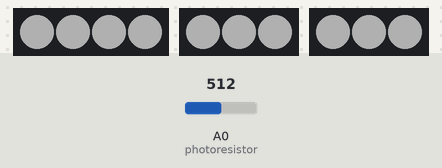
A sketch run on a simulated Arduino Uno, built with avr-gcc and run on an emulated ATmega328P. Shown: 4 RGB LEDs in strip order, left to right, 2 × 3 RGB LEDs in strip order, left to right. The test bench sets the inputs (shaded band); at power-on: A0 (photoresistor) = 512. Dim RGB values are drawn brighter than linear.

Above: at 1.2 s.
1.3 s: A0 (photoresistor) set to 782
2.8 s: A0 (photoresistor) set to 815
At 3.4 s:
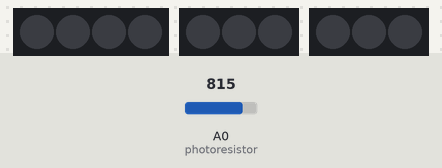
4.3 s: A0 (photoresistor) set to 790
At 4.6 s:
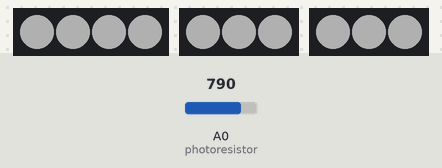
5.8 s: A0 (photoresistor) set to 810
At 6.8 s:
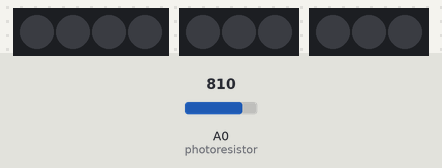
Timing chart, 0 to 8.3 s (numbered marks = the images above; inputs shaded):
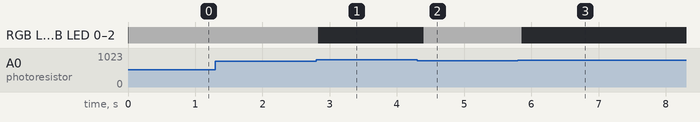

Measured:
- the behaviour switches between 799 and 800 on A0 (photoresistor) (found by bisection; images 0 and 1)
- after the input at 1.3 s, every drawn part: stays the same
- after the input at 2.8 s, RGB LED 0–3, RGB LED 0–2, RGB LED 0–2: RGB(55, 55, 55) → off at once
- after the input at 4.3 s, RGB LED 0–3, RGB LED 0–2, RGB LED 0–2: off → RGB(55, 55, 55) after 0.10 s
- after the input at 5.8 s, RGB LED 0–3, RGB LED 0–2, RGB LED 0–2: RGB(55, 55, 55) → off after 0.06 s

The sketch:

FINAL_UNO.ino
```cpp
/*
Jordan Reid, Hussein Chami, Hakan Turk
CIS310 - Dr. Roy
Final Project
UM-Dearborn CECS
*/

#include <Adafruit_WS2801.h>          // Library for driving the WS2801 chip on the addressable LED strips
#include <SPI.h>                      // Required for communicating with the LED strips from the Arduino board

// Define analog input pins
int photoresistor = A0;               // Green, measures brightness with an analog signal between 0 - 1023

// Define digital output pins           Used for communicating data signal to LED strips
int LED_data1 = 6;                    // Yellow
int LED_data2 = 8;                    // Yellow
int LED_data3 = 11;                   // Yellow
                                      //Used for coordinating signals via clock pulses
int LED_clock1 = 7;                   // Green
int LED_clock2 = 9;                   // Green
int LED_clock3 = 12;                  // Green

// LED specific variables             // Combindations of RED, GREEN, and BLUE allow for color variation, all same is WHITE
int lengthLED1 = 4;                   // Length of LED strips in number of pixels
int lengthLED2 = 3;
int lengthLED3 = 3;
const int WHITE_ALL = 255;            // Maximum value of each RGB pixel (0 - 255)
int RED1 = 255;                       // Variables for controlling the RED LEDs
int RED2 = 255;
int RED3 = 255;
int GREEN1 = 255;                     // Variables for controlling the GREEN LEDs
int GREEN2 = 255;
int GREEN3 = 255;
int BLUE1 = 255;                      // Variables for controlling the BLUE LEDs
int BLUE2 = 255;
int BLUE3 = 255;
int pixel = 0;                        // Variable to keep track of location along each LED strip
int GBR = 0;                          // Variable for color changing

// Declare LED objects
Adafruit_WS2801 LED_strip1 = Adafruit_WS2801(lengthLED1, LED_data1, LED_clock1);    // Adafruit_WS2801 constructor used to create LED strip objects
Adafruit_WS2801 LED_strip2 = Adafruit_WS2801(lengthLED2, LED_data2, LED_clock2);    // Constructor takes the following parameters:
Adafruit_WS2801 LED_strip3 = Adafruit_WS2801(lengthLED3, LED_data3, LED_clock3);    // Adafruit_WS2801(LENGTH_OF_LED_STRIP, DATA_PIN, CLOCK_PIN)

int brightness;                       // Variable to store measured brightness value from photoresistor (0-1023)

void setup() {
  // Begin serial monitoring at 9600 bps
  Serial.begin(9600);

  // Set up input pins
  pinMode(photoresistor, INPUT);      // Assign input status to photoresistor pin, enabling data collection

  // Set up output pins for LEDs
  pinMode(LED_data1, OUTPUT);         // Assign output status to LED pins to enable LED driving
  pinMode(LED_data2, OUTPUT);
  pinMode(LED_data3, OUTPUT);
  pinMode(LED_clock1, OUTPUT);
  pinMode(LED_clock2, OUTPUT);
  pinMode(LED_clock3, OUTPUT);

  // Initialize and turn on LED strips
  LED_strip1.begin();                 // Initialize LED objects
  LED_strip2.begin();
  LED_strip3.begin();
  LED_strip1.show();                  // Display current pixel values of LED objects
  LED_strip2.show();
  LED_strip3.show();

}

void loop() {
  brightness = analogRead(photoresistor);                               // Read value from photoresistor (0-1023)

  if (brightness < 200) {                                               // If dark, set LEDs to be brightest possible
    for (int i = 0; i < 3; i+=1) {
      LED_strip1.setPixelColor(i, WHITE_ALL, WHITE_ALL, WHITE_ALL);     // setPixelColor(PIXEL_NUMBER, GREEN_VALUE, BLUE_VALUE, RED_VALUE)
      LED_strip2.setPixelColor(i, WHITE_ALL, WHITE_ALL, WHITE_ALL);     // PIXEL_NUMBER = 0 - (number of pixels - 1)
      LED_strip3.setPixelColor(i, WHITE_ALL, WHITE_ALL, WHITE_ALL);     // RED, GREEN, BLUE must be 0-255
    }
    LED_strip1.setPixelColor(3, WHITE_ALL, WHITE_ALL, WHITE_ALL);       // One strip has one more LED than the others
    LED_strip1.show();
    LED_strip2.show();
    LED_strip3.show();
  }
  else if (brightness >= 200 && brightness < 400) {                     // If some light, dip brightness
    int dim = WHITE_ALL - 100;
    for (int i = 0; i < 3; i+=1) {
      LED_strip1.setPixelColor(i, dim, dim, dim);
      LED_strip2.setPixelColor(i, dim, dim, dim);
      LED_strip3.setPixelColor(i, dim, dim, dim);
    }
    LED_strip1.setPixelColor(3, dim, dim, dim);
    LED_strip1.show();
    LED_strip2.show();
    LED_strip3.show();
  }
  else if (brightness >= 400 && brightness < 800) {                     // If a good amount of light, dim lighting on LEDs
    int dim = WHITE_ALL - 200;
    for (int i = 0; i < 3; i+=1) {
      LED_strip1.setPixelColor(i, dim, dim, dim);
      LED_strip2.setPixelColor(i, dim, dim, dim);
      LED_strip3.setPixelColor(i, dim, dim, dim);
    }
    LED_strip1.setPixelColor(3, dim, dim, dim);
    LED_strip1.show();
    LED_strip2.show();
    LED_strip3.show();
  }
  else {                                                                // Otherwise shut LEDs off completely
    for (int i = 0; i < 3; i+=1) {
      LED_strip1.setPixelColor(i, 0, 0, 0);
      LED_strip2.setPixelColor(i, 0, 0, 0);
      LED_strip3.setPixelColor(i, 0, 0, 0);
    }
    LED_strip1.setPixelColor(3, 0, 0, 0);
    LED_strip1.show();
    LED_strip2.show();
    LED_strip3.show();
  }
  delay(100);                                                          // Allow LEDs to update before next brightness reading
}
```
